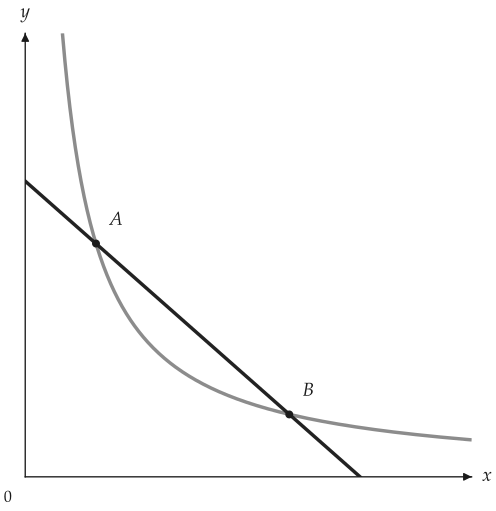

Source code (Python):
from utility_viz import Canvas, Config, Label, levels, solve
from utility_viz.models import CobbDouglas

Config.load("manual.toml").use()  # figure settings

model = CobbDouglas(alpha=0.5, beta=0.5)
eq = solve(model, px=2.0, py=3.0, income=30.0)

cvs = Canvas(x_max=20, y_max=15, x_label="$x$", y_label="$y$")  # italic x and y
cvs.add_utility(model, levels=[5.0])  # one indifference curve u = 5
cvs.add_budget(2.0, 3.0, 30.0)
# it cuts the budget line twice
# a Label puts text by the point
cvs.add_point(3.17, 7.89, label=Label(text="A", position="top-right"))
cvs.add_point(11.83, 2.11, label=Label(text="B", position="top-right"))
cvs.save("add_point.png")
